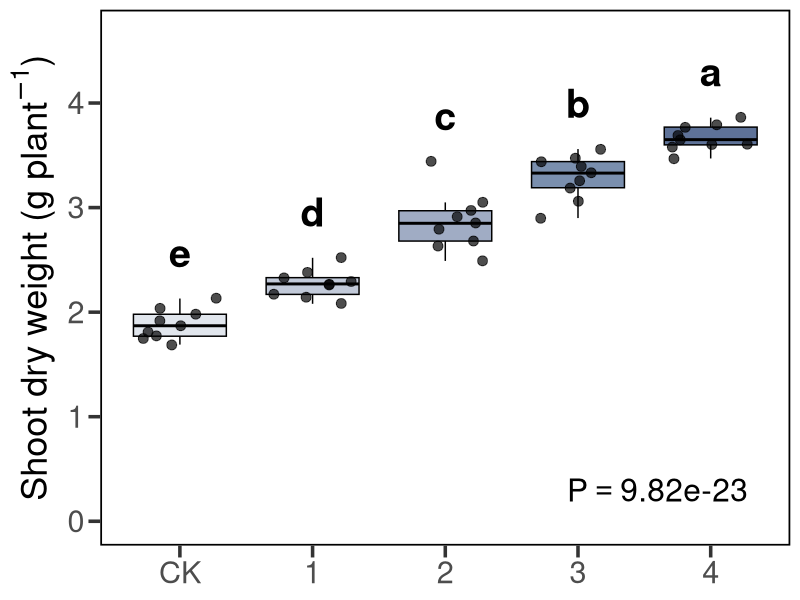

Reproduce this figure in R.
# === Load data ===
df <- read.csv("shoot dry weight.csv")

# === Load required packages ===
library(ggplot2)
library(dplyr)
library(ggpubr)
library(multcompView)

# === Data preprocessing ===
df$richness <- factor(df$richness, levels = unique(df$richness))

# === Define custom fill colors ===
fill_colors <- c(
  "CK" = "#E1E6ED",  # steel light
  "1"  = "#C2CAD9",  # cool gray
  "2"  = "#A0ACC4",  # slate blue
  "3"  = "#7A8FAE",  # denim
  "4"  = "#5E7298"   # navy steel
)

# === Perform ANOVA and Tukey HSD test ===
aov_res <- aov(shoot_dry_weight ~ richness, data = df)
tukey_res <- TukeyHSD(aov_res)

# Extract significance letters
tukey_letters <- multcompView::multcompLetters4(aov_res, tukey_res)$richness
letters_df <- data.frame(
  richness = names(tukey_letters$Letters),
  Letters = tukey_letters$Letters
)

# Automatically set position for significance letters (slightly above max values)
max_y_df <- df %>%
  group_by(richness) %>%
  summarize(max_y = max(shoot_dry_weight, na.rm = TRUE) + 0.3)
letters_df <- merge(letters_df, max_y_df, by = "richness")

# Automatically set y-axis upper limit to avoid overlap
y_max <- max(df$shoot_dry_weight, na.rm = TRUE) + 0.8

# Extract overall ANOVA p-value and format it
anova_p <- summary(aov_res)[[1]][["Pr(>F)"]][1]
formatted_p <- formatC(anova_p, format = "e", digits = 2)

# === Plot ===
p <- ggplot(df, aes(x = richness, y = shoot_dry_weight, fill = richness)) +
  geom_boxplot(width = 0.7, outlier.shape = NA, color = "black") +
  geom_jitter(size = 3, alpha = 0.7, color = "black", width = 0.3) +
  geom_text(data = letters_df, aes(x = richness, y = max_y, label = Letters),
            inherit.aes = FALSE, size = 10, fontface = "bold", vjust = 0) +
  annotate("text", x = 4.6, y = 0.3,
           label = paste0("P == ", formatted_p),
           parse = TRUE, size = 8) +
  scale_fill_manual(values = fill_colors) +
  theme_bw(base_size = 14) +
  theme(
    legend.position = "none",
    axis.title.x = element_blank(),
    axis.title.y = element_text(size = 26, face = "plain"),
    axis.text = element_text(size = 22),
    panel.border = element_rect(color = "black", linewidth = 1.2, fill = NA),
    axis.ticks = element_line(linewidth = 1.2),
    axis.ticks.length = unit(0.3, "cm"),
    panel.grid.major = element_blank(),
    panel.grid.minor = element_blank()
  ) +
  labs(y = expression("Shoot dry weight (g " * plant^{-1} * ")")) +
  ylim(0, y_max)

# === Save as PDF file ===
ggsave("shoot dry weight.pdf", plot = p, device = "pdf", width = 8, height = 6, units = "in")
